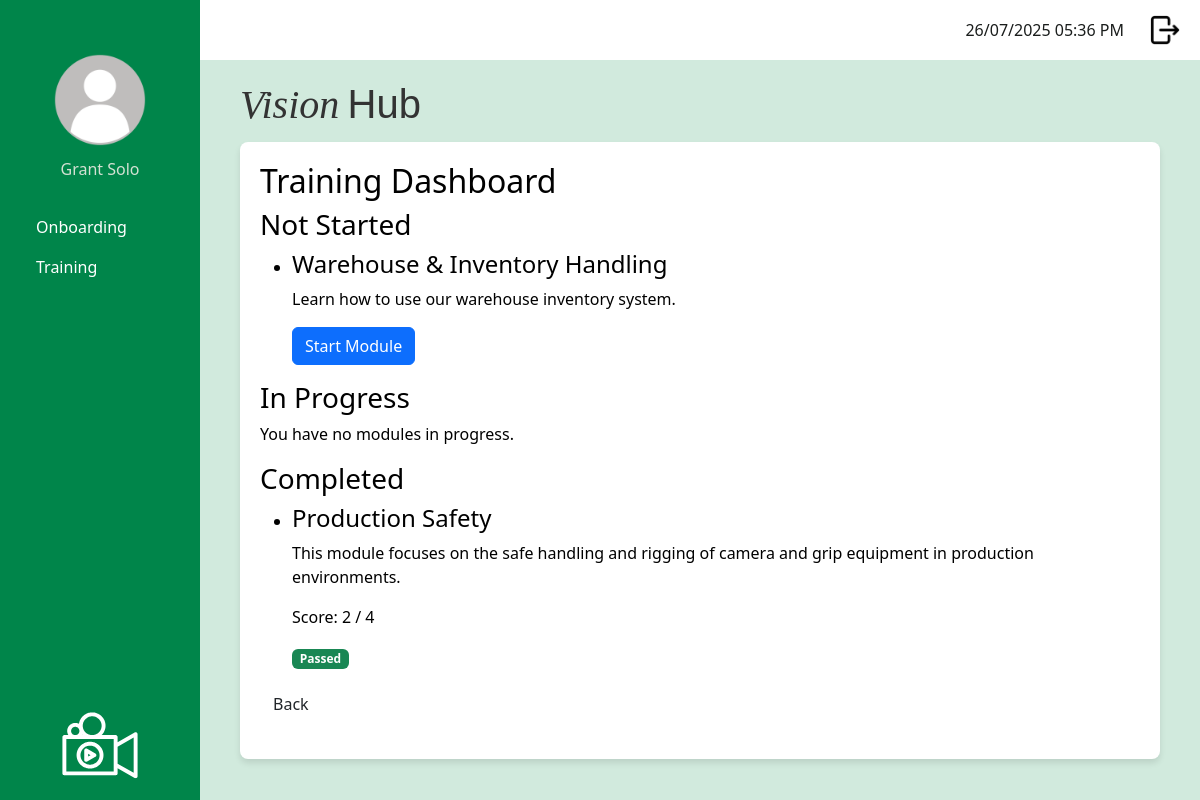
/dashboard_training (signed in), run on an earlier commit of the app's database.
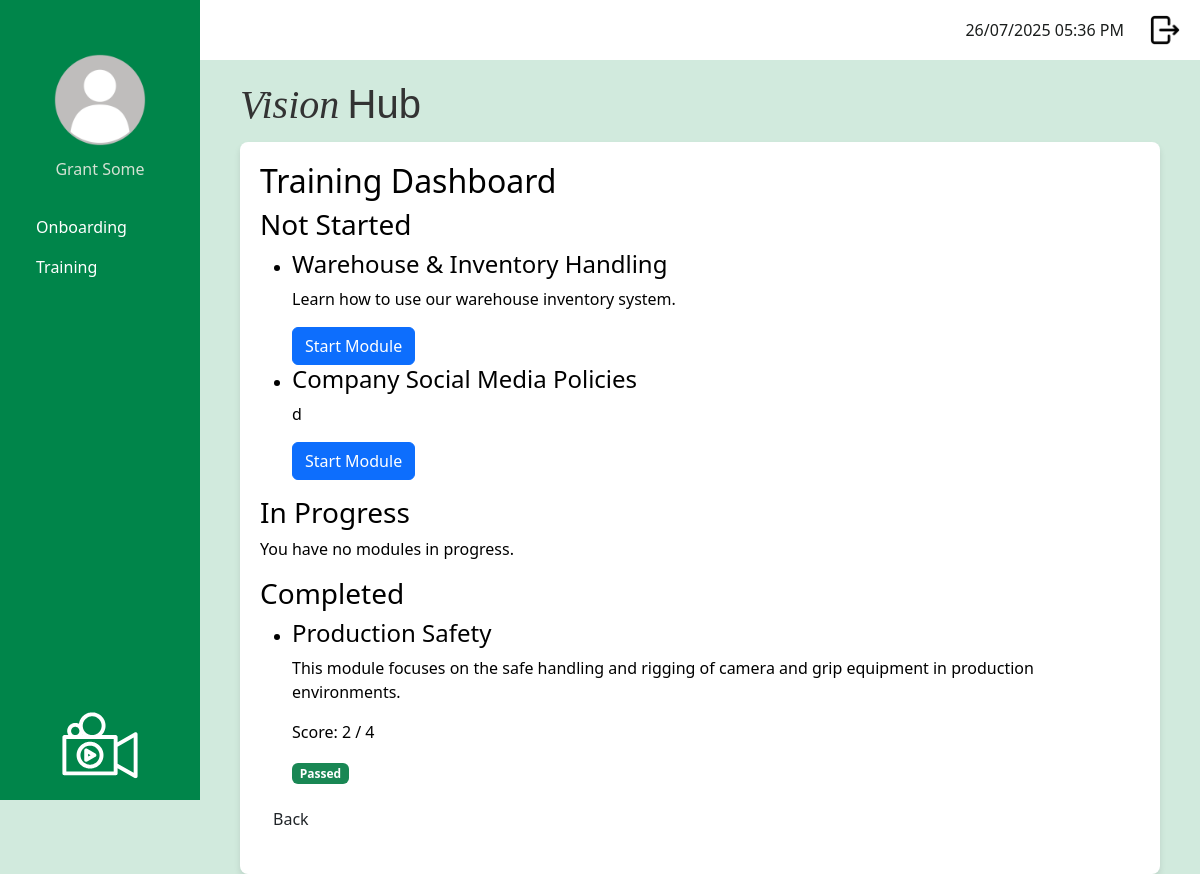
And on a later commit of the database.
### app/models.py (models this page shows, shortened)
class User(UserMixin, db.Model):
    __tablename__ = 'user'
    id: so.Mapped[int] = so.mapped_column(primary_key=True)
    username: so.Mapped[str] = so.mapped_column(sa.String(120), index=True, unique=True)
    first_name: so.Mapped[str] = so.mapped_column(sa.String(50), index=True)
    surname: so.Mapped[str] = so.mapped_column(sa.String(50), index=True)
    job_title: so.Mapped[str] = so.mapped_column(sa.String(50), index=True)
    password_hash: so.Mapped[str] = so.mapped_column(sa.String(256))
    is_onboarding: so.Mapped[bool] = so.mapped_column(default=False) # Default: Not onboarding
    dateStarted: so.Mapped[datetime] = so.mapped_column(index=True, default=lambda: datetime.now(timezone.utc))
    google_email: so.Mapped[Optional[str]] = so.mapped_column(sa.String(120), unique=True, nullable=True)
    profile_photo: so.Mapped[Optional[str]] = so.mapped_column(sa.String(120), nullable=True, default='profileDefault.png')
    manager_id: so.Mapped[Optional[int]] = so.mapped_column(sa.ForeignKey('user.id'), nullable=True)
    manager: so.Mapped[Optional['User']] = so.relationship('User', remote_side=[id], back_populates='manages')
    manages: so.Mapped[List['User']] = so.relationship('User', back_populates='manager')
    role_id: so.Mapped[int] = so.mapped_column(sa.ForeignKey('role.id'))
    role: so.Mapped['Role'] = so.relationship('Role', back_populates='users')
    department_id: so.Mapped[int] = so.mapped_column(sa.ForeignKey('department.id'))
    department: so.Mapped['Department'] = so.relationship('Department', back_populates='users')
    module_progress: so.Mapped[List['UserModuleProgress']] = so.relationship('UserModuleProgress', back_populates='user')
    onboarding_path_id: so.Mapped[int] = so.mapped_column(sa.ForeignKey('onboarding_path.id'), nullable=True)
    onboarding_path: so.Mapped['OnboardingPath'] = so.relationship('OnboardingPath')

class TrainingModule (db.Model):
    __tablename__ = 'training_module'
    id: so.Mapped[int] = so.mapped_column(primary_key=True)
    module_title: so.Mapped[str] = so.mapped_column(sa.String(150), index=True, unique=True)
    module_description: so.Mapped[str] = so.mapped_column(sa.Text, nullable=False)
    module_instructions: so.Mapped[str] = so.mapped_column(sa.Text, nullable=False)
    video_url: so.Mapped[str] = so.mapped_column(sa.String(300), nullable=True)
    active: so.Mapped[bool] = so.mapped_column(sa.Boolean, nullable=False, default=True)
    questions: so.Mapped[List['Question']] = so.relationship('Question', back_populates='training_module', cascade='all, delete-orphan')
    user_progress: so.Mapped[List['UserModuleProgress']] = so.relationship('UserModuleProgress', back_populates='training_module')
    onboarding_steps: so.Mapped[List['OnboardingStep']] = so.relationship('OnboardingStep', back_populates='training_module', cascade='all, delete-orphan')

### app/routes.py (the view)
@app.route('/dashboard_training', methods=['GET'])
@login_required
def training_dashboard():
    if current_user.role.role_name != "staff":
        return redirect(url_for('logout'))
    onboarding_path = current_user.onboarding_path
    steps = onboarding_path.steps if onboarding_path else []
    active_modules = [step.training_module for step in steps if step.training_module.active]
    completed_modules = []
    to_be_completed_modules = []
    in_progress_modules = []
    passing_threshold = 0.5
    for module in active_modules:
        progress = UserModuleProgress.query.filter_by(
            user_id=current_user.id,
            training_module_id=module.id
        ).order_by(UserModuleProgress.id.desc()).first()
        if not progress:
            to_be_completed_modules.append(module)
        else:
            total_questions = len(module.questions) or 1  # Avoid division by zero
            if progress.completed_date:
                if progress.score is not None and (progress.score / total_questions) >= passing_threshold:
                    completed_modules.append({
                        'module': module,
                        'score': progress.score,
                        'passed': True
                    })
                else:
                    to_be_completed_modules.append(module)
            else:
                in_progress_modules.append(module)
    return render_template(
        'dashboard_training.html',
        title="Training Dashboard",
        to_be_completed_modules=to_be_completed_modules,
        in_progress_modules=in_progress_modules,
        completed_modules=completed_modules
    )

### app/models.py (called while the page is built)
@login.user_loader
def load_user(id):
    return db.session.get(User, int(id))

### app/templates/dashboard_training.html
{% extends "base.html" %}
{% block content %}
<h2>Training Dashboard</h2>
<h3>Not Started</h3>
{% if to_be_completed_modules %}
    <ul>
    {% for module in to_be_completed_modules %}
        <li>
            <h4>{{ module.module_title }}</h4>
            <p>{{ module.module_description }}</p>
            <a href="{{ url_for('take_training_module', module_id=module.id) }}" class="btn btn-primary">
                Start Module
            </a>
        </li>
    {% endfor %}
    </ul>
{% else %}
    <p>You have no incomplete modules to start.</p>
{% endif %}
<h3>In Progress</h3>
{% if in_progress_modules %}
    <ul>
    {% for module in in_progress_modules %}
        <li>
            <h4>{{ module.module_title }}</h4>
            <p>{{ module.module_description }}</p>
            <a href="{{ url_for('take_training_module', module_id=module.id) }}" class="btn btn-warning">
                Resume Module
            </a>
        </li>
    {% endfor %}
    </ul>
{% else %}
    <p>You have no modules in progress.</p>
{% endif %}
<h3>Completed</h3>
{% if completed_modules %}
    <ul>
    {% for entry in completed_modules %}
        <li>
            <h4>{{ entry.module.module_title }}</h4>
            <p>{{ entry.module.module_description }}</p>
            <p>Score: {{ entry.score }} / {{ entry.module.questions|length }}</p>
            {% if entry.passed %}
                <span class="badge bg-success">Passed</span>
            {% else %}
                <span class="badge bg-danger">Failed</span>
                <a href="{{ url_for('take_training_module', module_id=entry.module.id) }}" class="btn btn-secondary">Retake Module</a>
            {% endif %}
        </li>
    {% endfor %}
    </ul>
{% else %}
    <p>You have no completed modules.</p>
{% endif %}
<p>
    <a href="{{ url_for('staff_dashboard') }}" class="btn">Back</a>
</p>
{% endblock %}

### app/templates/base.html (shortened to what this page needs)
<!doctype html>
<html>
    <head>
            <link
            href="{{ url_for('static', filename='css/bootstrap.min.css') }}"
            rel="stylesheet"/>
            <link href="{{ url_for('static', filename='css/stylesheet.css') }}" rel="stylesheet"/>
        </head>
    <body>
         <div class="sidebar">
            <div class="profile-container">
                <form id="photoForm"
                    action="{{ url_for('update_profile_photo') }}"
                    method="POST"
                    enctype="multipart/form-data"
                    style="display:inline;">
                <img src="{{ url_for('static',
                                    filename='images/profilePhoto/'
                                        ~ (current_user.profile_photo or 'profileDefault.png')) }}"
                    id="profilePicture"
                    class="profilePicture"
                    alt="Click to change photo"
                    style="cursor:pointer; width:100px; height:100px;
                            object-fit:cover; border-radius:50%;">
                </form>
                <h5 class="profile-photo-text">{{ current_user.first_name|title }} {{ current_user.surname|title }}</h5>
            </div>
            <nav class="nav flex-column sideNavLink-container">
                {% if current_user.role.role_name == 'admin' %}
                    <a class="nav-link" href="#">Onboarding</a>
                    <a class="nav-link" href="{{ url_for('manage_training_modules') }}">Training</a>
                    <a class="nav-link" href="#">Knowledge Base</a>
                    <a class="nav-link" href="{{ url_for('manage_users') }}">User Managment</a>
                    <a class="nav-link" href="#">Onboarding</a>
                    <a class="nav-link" href="#">Reports</a>
                    <a class="nav-link" href="#">Content Management</a>
                    {% elif current_user.role.role_name == 'manager' %}
                    <a class="nav-link" href="#">Onboarding</a>
                    <a class="nav-link" href="#">Training</a>
                    <a class="nav-link" href="#">Reports</a>
                    {% elif current_user.role.role_name == 'staff' %}
                    <a class="nav-link" href="#">Onboarding</a>
                    <a class="nav-link" href="{{ url_for('training_dashboard') }}">Training</a>
                {% endif %}
            </nav>
            <img src="{{ url_for('static', filename='images/logoImageWhite.svg') }}" class="sidebarLogo">
        </div>
         <div class="top-bar">
            <div class="d-flex align-items-center">
                <span class="me-3" id="clock"></span>
                <a href="{{ url_for('logout') }}" class="logout-link">
                    <img src="{{ url_for('static', filename='images/logout.png') }}" class="logout-image">
                </a>
            </div>
        </div>
        <div class="logo-name-container">
            <h2 class="logo-text">
                <span class="logo-vision">Vision</span>
                <span class="logo-hub">Hub</span>
            </h2>
        </div>
        <div class="content">
            {% block content %}
            {% endblock %}
        </div>
    </body>
</html>

### app/static/css/stylesheet.css (style rules this page uses)
body { color: #000000; background-color: #d1eadd ; }
.logo-name-container { display: flex; align-items: baseline; margin-left: 240px; margin-top: 20px; margin-bottom: 5px; gap: 2rem; color: #333; }
.logo-vision { font-family: 'Playfair Display', serif; font-weight: 450; font-style: italic; font-size: 2.5rem; }
.logo-hub { font-family: 'Montserrat', sans-serif; font-weight: 200; font-size: 2.5rem; margin-left: 0; }
.sidebar { background-color: #00854a; color: white; font-size: 1rem; font-weight: 400; height: 100vh; position: fixed; width: 200px; padding: 20px; display: flex; flex-direction: column; justify-content: space-between; text-align: left }
.profile-photo-text { font-size: 1rem; font-weight: 200; color: rgb(211, 225, 211); text-align: center; }
.sidebarLogo { max-width: 100%; width: 120px; height: auto; display: block; margin: 0 auto; margin-top: auto; }
.profilePicture { display: block; margin: 30px auto 10px auto; border-radius: 50%; width: 80px; height: 80px; object-fit: cover; }
.sideNavLink-container { margin-top: 20px; }
.nav-link { border-radius: 0.5rem; color: white; }
.top-bar { background-color: white; height: 60px; padding: 10px 20px; margin-left: 200px; display: flex; justify-content: flex-end; align-items: center; }
.logout-image { width: 30px; height: 30px; object-fit: cover; margin-left: 10px; }
#clock { color: #1a1d1c; margin-right: 20px; }
.content { background-color: white; border-radius: 8px; margin-left: 240px; padding: 20px; box-shadow: 0 4px 6px rgba(0, 0, 0, 0.1); max-width: calc(100% - 240px - 40px); }

What changed in the data, as far as the page shows it:
changed User "Grant": surname "Solo" → "Some"
added TrainingModule: module_title "Company Social Media Policies", module_description "d"
